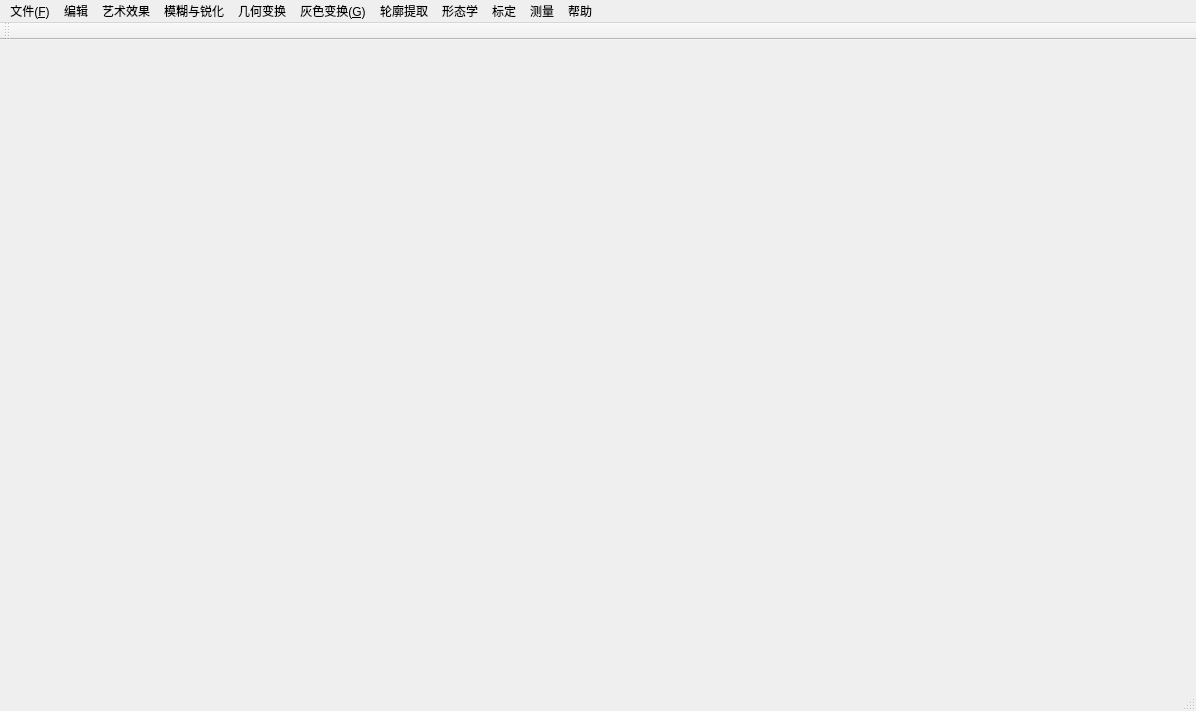
<?xml version="1.0" encoding="UTF-8"?>
<ui version="4.0">
 <class>MainWindow</class>
 <widget class="QMainWindow" name="MainWindow">
  <property name="geometry">
   <rect>
    <x>0</x>
    <y>0</y>
    <width>1196</width>
    <height>711</height>
   </rect>
  </property>
  <property name="windowTitle">
   <string>ImageQt</string>
  </property>
  <property name="windowIcon">
   <iconset resource="../res/default.qrc">
    <normaloff>:/img/logo_2.png</normaloff>:/img/logo_2.png</iconset>
  </property>
  <widget class="QWidget" name="centralwidget">
   <layout class="QVBoxLayout" name="verticalLayout_2">
    <item>
     <layout class="QVBoxLayout" name="verticalLayout">
      <item>
       <layout class="QHBoxLayout" name="horizontalLayout_4">
        <item>
         <widget class="GraphicsView" name="leftGraphicsView" native="true"/>
        </item>
        <item>
         <widget class="GraphicsView" name="rightGraphicsView" native="true"/>
        </item>
       </layout>
      </item>
     </layout>
    </item>
   </layout>
  </widget>
  <widget class="QStatusBar" name="statusBar"/>
  <widget class="QMenuBar" name="menuBar">
   <property name="geometry">
    <rect>
     <x>0</x>
     <y>0</y>
     <width>1196</width>
     <height>21</height>
    </rect>
   </property>
   <widget class="QMenu" name="menuFile">
    <property name="title">
     <string>文件(&amp;F)</string>
    </property>
    <addaction name="actionOpen"/>
    <addaction name="actionClose"/>
    <addaction name="actionSave"/>
    <addaction name="actionSave_As"/>
    <addaction name="separator"/>
    <addaction name="actionExit"/>
   </widget>
   <widget class="QMenu" name="menuEdit">
    <property name="title">
     <string>编辑</string>
    </property>
    <addaction name="actionRestore"/>
    <addaction name="actionHistogram"/>
    <addaction name="actionGrayscale"/>
    <addaction name="actionAdjust_brightness"/>
   </widget>
   <widget class="QMenu" name="menuHelp">
    <property name="title">
     <string>帮助</string>
    </property>
    <addaction name="actionAbout"/>
   </widget>
   <widget class="QMenu" name="menuGrey_Transfrom">
    <property name="title">
     <string>灰色变换(&amp;G)</string>
    </property>
    <addaction name="actionLinear_level_transformation"/>
    <addaction name="actionPower_transformation"/>
    <addaction name="actionLogarithm_grey_level_transformation"/>
    <addaction name="actionExp_transfrom"/>
    <addaction name="actionTwo_thresholds_transform"/>
    <addaction name="actionStretch_transformation"/>
    <addaction name="separator"/>
    <addaction name="actionBinaryzation"/>
   </widget>
   <widget class="QMenu" name="menuGeometric">
    <property name="title">
     <string>几何变换</string>
    </property>
    <widget class="QMenu" name="menuFlip">
     <property name="title">
      <string>翻转
</string>
     </property>
     <addaction name="actionHorizontal"/>
     <addaction name="actionVertical"/>
    </widget>
    <addaction name="zoomAction"/>
    <addaction name="actionRotate"/>
    <addaction name="menuFlip"/>
   </widget>
   <widget class="QMenu" name="menuArtistic_Effect">
    <property name="title">
     <string>艺术效果</string>
    </property>
    <widget class="QMenu" name="menuFrame">
     <property name="title">
      <string>相框</string>
     </property>
     <addaction name="actionMovie_frame"/>
     <addaction name="actionClassic_frame"/>
     <addaction name="actionFlower_frame"/>
    </widget>
    <widget class="QMenu" name="menuTexture">
     <property name="title">
      <string>纹理</string>
     </property>
     <addaction name="actionMetal"/>
    </widget>
    <widget class="QMenu" name="menuTemperature">
     <property name="title">
      <string>色温</string>
     </property>
     <property name="icon">
      <iconset>
       <normaloff>:/img/src/temperature_72px.png</normaloff>:/img/src/temperature_72px.png</iconset>
     </property>
     <addaction name="actionCool"/>
     <addaction name="actionWarm"/>
    </widget>
    <addaction name="menuFrame"/>
    <addaction name="menuTexture"/>
    <addaction name="menuTemperature"/>
   </widget>
   <widget class="QMenu" name="menuBlur">
    <property name="title">
     <string>模糊与锐化</string>
    </property>
    <addaction name="actionSimple"/>
    <addaction name="actionGauss"/>
    <addaction name="separator"/>
    <addaction name="actionMeida_Filter"/>
    <addaction name="separator"/>
    <addaction name="actionLaplace"/>
   </widget>
   <widget class="QMenu" name="menuContour_extraction">
    <property name="title">
     <string>轮廓提取</string>
    </property>
    <addaction name="actionContour_extraction"/>
    <addaction name="actionEdge_following"/>
    <addaction name="separator"/>
    <addaction name="actionPrewitt"/>
    <addaction name="actionSobel"/>
   </widget>
   <widget class="QMenu" name="menuMorphology">
    <property name="title">
     <string>形态学</string>
    </property>
    <addaction name="actionDilate"/>
    <addaction name="actionExpansion"/>
    <addaction name="actionOpening"/>
    <addaction name="actionClosing"/>
    <addaction name="actionThinning"/>
   </widget>
   <widget class="QMenu" name="menu">
    <property name="title">
     <string>标定</string>
    </property>
    <addaction name="actioncaliFrom3Pts"/>
   </widget>
   <widget class="QMenu" name="menu_2">
    <property name="title">
     <string>测量</string>
    </property>
    <addaction name="actiondistancePP"/>
    <addaction name="actionmeasureFrom3Pts"/>
    <addaction name="actionrect1Area"/>
    <addaction name="actionpolyArea"/>
   </widget>
   <addaction name="menuFile"/>
   <addaction name="menuEdit"/>
   <addaction name="menuArtistic_Effect"/>
   <addaction name="menuBlur"/>
   <addaction name="menuGeometric"/>
   <addaction name="menuGrey_Transfrom"/>
   <addaction name="menuContour_extraction"/>
   <addaction name="menuMorphology"/>
   <addaction name="menu"/>
   <addaction name="menu_2"/>
   <addaction name="menuHelp"/>
  </widget>
  <widget class="QToolBar" name="toolBar">
   <property name="windowTitle">
    <string>toolBar</string>
   </property>
   <attribute name="toolBarArea">
    <enum>TopToolBarArea</enum>
   </attribute>
   <attribute name="toolBarBreak">
    <bool>false</bool>
   </attribute>
  </widget>
  <action name="actionOpen">
   <property name="icon">
    <iconset resource="../res/default.qrc">
     <normaloff>:/img/open.svg</normaloff>:/img/open.svg</iconset>
   </property>
   <property name="text">
    <string>打开(&amp;O)</string>
   </property>
   <property name="toolTip">
    <string>打开一张图片</string>
   </property>
   <property name="shortcut">
    <string>Ctrl+O</string>
   </property>
  </action>
  <action name="actionClose">
   <property name="icon">
    <iconset resource="../res/default.qrc">
     <normaloff>:/img/clear.svg</normaloff>:/img/clear.svg</iconset>
   </property>
   <property name="text">
    <string>关闭图片</string>
   </property>
  </action>
  <action name="actionSave">
   <property name="icon">
    <iconset resource="../res/default.qrc">
     <normaloff>:/img/save.svg</normaloff>:/img/save.svg</iconset>
   </property>
   <property name="text">
    <string>保存(&amp;S)</string>
   </property>
   <property name="shortcut">
    <string>Ctrl+S</string>
   </property>
  </action>
  <action name="actionSave_As">
   <property name="text">
    <string>另存为</string>
   </property>
  </action>
  <action name="actionExit">
   <property name="text">
    <string>退出</string>
   </property>
   <property name="shortcut">
    <string>Ctrl+Q</string>
   </property>
  </action>
  <action name="actionAbout">
   <property name="icon">
    <iconset resource="../res/default.qrc">
     <normaloff>:/img/about.svg</normaloff>:/img/about.svg</iconset>
   </property>
   <property name="text">
    <string>关于</string>
   </property>
  </action>
  <action name="actionNormal">
   <property name="text">
    <string>Normal</string>
   </property>
  </action>
  <action name="actionAdjust">
   <property name="text">
    <string>Adjust</string>
   </property>
  </action>
  <action name="actionRestore">
   <property name="icon">
    <iconset resource="../res/default.qrc">
     <normaloff>:/img/restore.png</normaloff>:/img/restore.png</iconset>
   </property>
   <property name="text">
    <string>恢复</string>
   </property>
  </action>
  <action name="actionLeft">
   <property name="icon">
    <iconset>
     <normaloff>:/img/src/left.png</normaloff>:/img/src/left.png</iconset>
   </property>
   <property name="text">
    <string>&amp;Left</string>
   </property>
  </action>
  <action name="zoomAction">
   <property name="icon">
    <iconset>
     <normaloff>:/img/src/zoom.png</normaloff>:/img/src/zoom.png</iconset>
   </property>
   <property name="text">
    <string>缩放</string>
   </property>
  </action>
  <action name="actionGrayscale">
   <property name="text">
    <string>灰度图像</string>
   </property>
  </action>
  <action name="actionWarm">
   <property name="text">
    <string>&amp;Warm</string>
   </property>
  </action>
  <action name="actionCool">
   <property name="text">
    <string>&amp;Cool</string>
   </property>
  </action>
  <action name="actionMovie_frame">
   <property name="text">
    <string>电影</string>
   </property>
  </action>
  <action name="actionClassic_frame">
   <property name="text">
    <string>经典</string>
   </property>
  </action>
  <action name="actionFlower_frame">
   <property name="text">
    <string>小花</string>
   </property>
  </action>
  <action name="actionMetal">
   <property name="text">
    <string>金属</string>
   </property>
  </action>
  <action name="actionAdjust_brightness">
   <property name="icon">
    <iconset resource="../res/default.qrc">
     <normaloff>:/img/brightness.svg</normaloff>:/img/brightness.svg</iconset>
   </property>
   <property name="text">
    <string>亮度</string>
   </property>
  </action>
  <action name="actionHorizontal">
   <property name="icon">
    <iconset>
     <normaloff>:/img/src/horizontal.png</normaloff>:/img/src/horizontal.png</iconset>
   </property>
   <property name="text">
    <string>水平</string>
   </property>
  </action>
  <action name="actionVertical">
   <property name="icon">
    <iconset>
     <normaloff>:/img/src/vertical.png</normaloff>:/img/src/vertical.png</iconset>
   </property>
   <property name="text">
    <string>垂直</string>
   </property>
  </action>
  <action name="actionHistogram">
   <property name="icon">
    <iconset resource="../res/default.qrc">
     <normaloff>:/img/histogram.png</normaloff>:/img/histogram.png</iconset>
   </property>
   <property name="text">
    <string>直方图</string>
   </property>
  </action>
  <action name="actionLinear_level_transformation">
   <property name="icon">
    <iconset>
     <normaloff>:/img/src/line_graphic_72p.png</normaloff>:/img/src/line_graphic_72p.png</iconset>
   </property>
   <property name="text">
    <string>线性变换</string>
   </property>
  </action>
  <action name="actionLogarithm_grey_level_transformation">
   <property name="text">
    <string>对数变换</string>
   </property>
  </action>
  <action name="actionPower_transformation">
   <property name="text">
    <string>幂次变换</string>
   </property>
  </action>
  <action name="actionExp_transfrom">
   <property name="icon">
    <iconset>
     <normaloff>:/img/src/Line_Chart_72px.png</normaloff>:/img/src/Line_Chart_72px.png</iconset>
   </property>
   <property name="text">
    <string>指数变换</string>
   </property>
  </action>
  <action name="actionTwo_thresholds_transform">
   <property name="text">
    <string>双阈值变换</string>
   </property>
  </action>
  <action name="actionStretch_transformation">
   <property name="text">
    <string>拉伸变换</string>
   </property>
  </action>
  <action name="actionSimple">
   <property name="text">
    <string>简单模糊</string>
   </property>
  </action>
  <action name="actionGauss">
   <property name="icon">
    <iconset>
     <normaloff>:/img/src/blur_on_72px.png</normaloff>:/img/src/blur_on_72px.png</iconset>
   </property>
   <property name="text">
    <string>高斯模糊</string>
   </property>
  </action>
  <action name="actionMeida_Filter">
   <property name="text">
    <string>中值滤波</string>
   </property>
  </action>
  <action name="actionLaplace">
   <property name="text">
    <string>拉普拉斯锐化</string>
   </property>
  </action>
  <action name="actionSobel">
   <property name="text">
    <string>Sobel 边缘检测</string>
   </property>
  </action>
  <action name="actionBinaryzation">
   <property name="text">
    <string>二值化</string>
   </property>
  </action>
  <action name="actionPrewitt">
   <property name="text">
    <string>Prewitt 边缘检测</string>
   </property>
  </action>
  <action name="actionContour_extraction">
   <property name="text">
    <string>轮廓提取</string>
   </property>
  </action>
  <action name="actionEdge_following">
   <property name="text">
    <string>边缘跟踪</string>
   </property>
  </action>
  <action name="actionArea">
   <property name="text">
    <string>Area</string>
   </property>
  </action>
  <action name="actionCircumference">
   <property name="text">
    <string>Circumference</string>
   </property>
  </action>
  <action name="actionDilate">
   <property name="text">
    <string>腐蚀</string>
   </property>
  </action>
  <action name="actionExpansion">
   <property name="text">
    <string>膨胀</string>
   </property>
  </action>
  <action name="actionOpening">
   <property name="text">
    <string>开运算</string>
   </property>
  </action>
  <action name="actionClosing">
   <property name="text">
    <string>闭运算</string>
   </property>
  </action>
  <action name="actionThinning">
   <property name="text">
    <string>细化处理</string>
   </property>
  </action>
  <action name="actionEqualization">
   <property name="text">
    <string>Equalization</string>
   </property>
  </action>
  <action name="actionRotate">
   <property name="text">
    <string>旋转</string>
   </property>
  </action>
  <action name="actioncaliFrom3Pts">
   <property name="text">
    <string>3点标定</string>
   </property>
  </action>
  <action name="actionmeasureFrom3Pts">
   <property name="text">
    <string>三点测量</string>
   </property>
  </action>
  <action name="actionrect1Area">
   <property name="text">
    <string>坐标矩形面积</string>
   </property>
  </action>
  <action name="actionpolyArea">
   <property name="text">
    <string>凸多边形面积</string>
   </property>
  </action>
  <action name="actiondistancePP">
   <property name="text">
    <string>两点距离</string>
   </property>
  </action>
 </widget>
 <layoutdefault spacing="6" margin="11"/>
 <customwidgets>
  <customwidget>
   <class>GraphicsView</class>
   <extends>QWidget</extends>
   <header>graphicsview.h</header>
  </customwidget>
 </customwidgets>
 <resources>
  <include location="../res/default.qrc"/>
 </resources>
 <connections/>
</ui>
